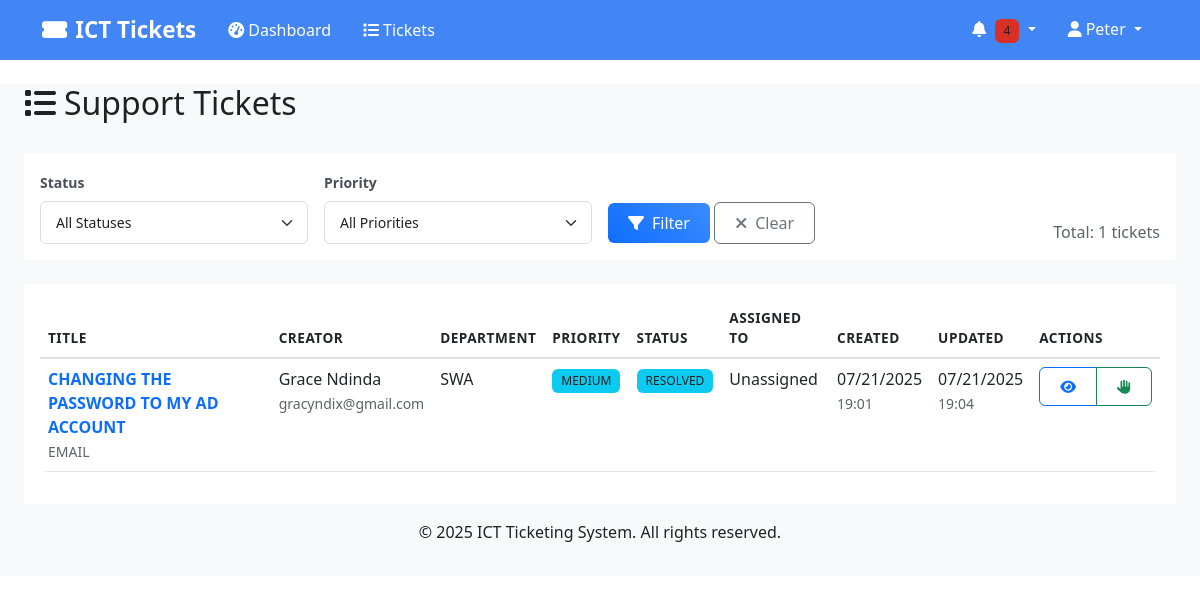
Before: /tickets (signed in) with the older database file.
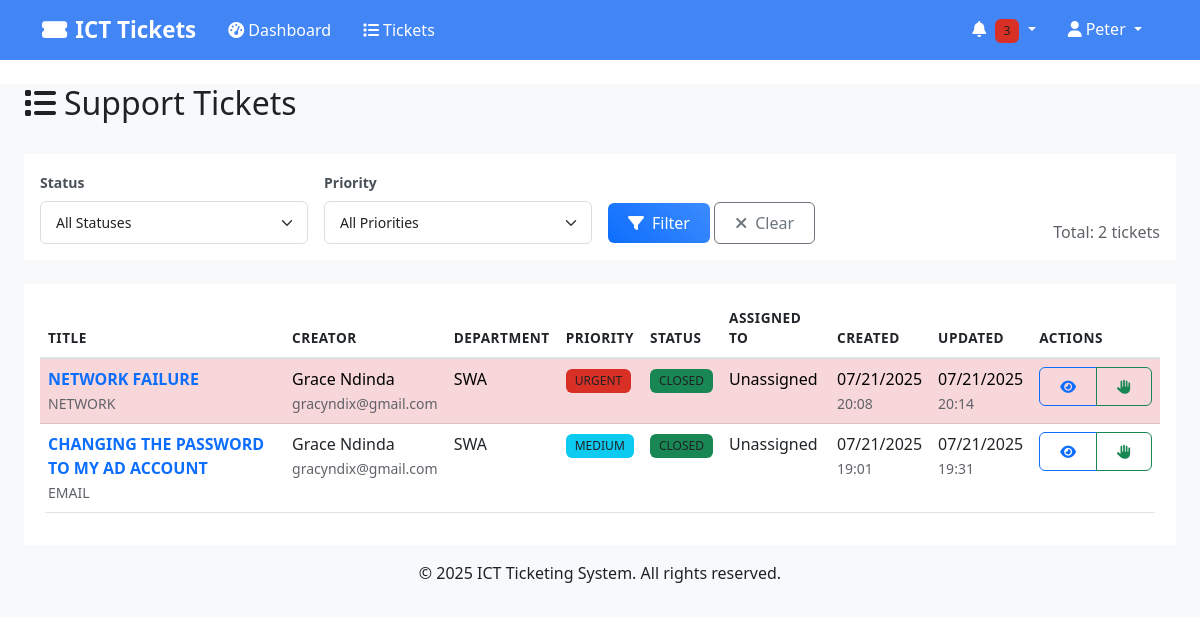
After: the same page with the newer database file.
### models.py (models this page shows, shortened)
class Ticket(db.Model):
    __tablename__ = 'tickets'
    id = db.Column(db.Integer, primary_key=True)
    title = db.Column(db.String(200), nullable=False)
    description = db.Column(db.Text, nullable=False)
    priority = db.Column(db.String(10), nullable=False)  # 'URGENT', 'HIGH', 'MEDIUM', 'LOW'
    status = db.Column(db.String(20), default='OPEN')  # 'OPEN', 'IN_PROGRESS', 'RESOLVED', 'CLOSED'
    category = db.Column(db.String(50), nullable=True)
    location = db.Column(db.String(100), nullable=True)
    unit = db.Column(db.String(50), nullable=True)  # For SWA departments (USHR, LSHR)
    created_by_id = db.Column(db.Integer, db.ForeignKey('users.id'), nullable=False)
    assigned_to_ids = db.Column(db.Text, nullable=True)  # Store comma-separated IDs for multiple assignments
    created_at = db.Column(db.DateTime, default=datetime.utcnow)
    updated_at = db.Column(db.DateTime, default=datetime.utcnow, onupdate=datetime.utcnow)
    resolved_at = db.Column(db.DateTime, nullable=True)
    closed_at = db.Column(db.DateTime, nullable=True)
    due_date = db.Column(db.DateTime, nullable=True)
    @property
    def assigned_techs(self):
        if not self.assigned_to_ids:
            return []
        ids = [int(id.strip()) for id in self.assigned_to_ids.split(',') if id.strip()]
        return User.query.filter(User.id.in_(ids)).all()
    comments = db.relationship('TicketComment', backref='ticket', cascade='all, delete-orphan')
    notifications = db.relationship('Notification', backref='ticket', cascade='all, delete-orphan')
    @property
    def priority_color(self):
        colors = {
            'URGENT': 'danger',
            'HIGH': 'warning',
            'MEDIUM': 'info',
            'LOW': 'success'
        }
        return colors.get(self.priority, 'secondary')
    @property
    def status_color(self):
        colors = {
            'OPEN': 'primary',
            'IN_PROGRESS': 'warning',
            'RESOLVED': 'info',
            'CLOSED': 'success'
        }
        return colors.get(self.status, 'secondary')

class User(UserMixin, db.Model):
    __tablename__ = 'users'
    id = db.Column(db.Integer, primary_key=True)
    username = db.Column(db.String(80), unique=True, nullable=False)
    email = db.Column(db.String(120), unique=True, nullable=False)
    phone = db.Column(db.String(20), nullable=True)
    password_hash = db.Column(db.String(256), nullable=False)
    first_name = db.Column(db.String(50), nullable=False)
    last_name = db.Column(db.String(50), nullable=False)
    role = db.Column(db.String(20), nullable=False)  # 'user', 'tech', 'admin'
    department_id = db.Column(db.Integer, db.ForeignKey('departments.id'), nullable=True)
    is_active = db.Column(db.Boolean, default=True)
    created_at = db.Column(db.DateTime, default=datetime.utcnow)
    updated_at = db.Column(db.DateTime, default=datetime.utcnow, onupdate=datetime.utcnow)
    department = db.relationship('Department', backref='users')
    created_tickets = db.relationship('Ticket', foreign_keys='Ticket.created_by_id', backref='creator')
    @property
    def full_name(self):
        return f"{self.first_name} {self.last_name}"

class Department(db.Model):
    __tablename__ = 'departments'
    id = db.Column(db.Integer, primary_key=True)
    name = db.Column(db.String(100), unique=True, nullable=False)
    code = db.Column(db.String(10), unique=True, nullable=False)
    description = db.Column(db.Text, nullable=True)
    created_at = db.Column(db.DateTime, default=datetime.utcnow)

### routes.py (the view)
@app.route('/tickets')
@login_required
def list_tickets():
    page = request.args.get('page', 1, type=int)
    status_filter = request.args.get('status', '')
    priority_filter = request.args.get('priority', '')
    query = Ticket.query
    if current_user.role == 'user':
        query = query.filter_by(created_by_id=current_user.id)
    elif current_user.role == 'tech':
        all_tickets = Ticket.query.all()
        filtered_tickets = []
        for ticket in all_tickets:
            is_assigned_to_me = False
            if ticket.assigned_to_ids:
                assigned_ids = [int(id.strip()) for id in ticket.assigned_to_ids.split(',') if id.strip()]
                is_assigned_to_me = current_user.id in assigned_ids
            is_unassigned = ticket.assigned_to_ids is None
            if is_assigned_to_me or is_unassigned:
                filtered_tickets.append(ticket)
        from sqlalchemy import or_
        ticket_ids = [t.id for t in filtered_tickets]
        if ticket_ids:
            query = query.filter(Ticket.id.in_(ticket_ids))
        else:
            query = query.filter(Ticket.id == -1)  # No results
    if status_filter:
        query = query.filter_by(status=status_filter)
    if priority_filter:
        query = query.filter_by(priority=priority_filter)
    tickets = query.order_by(Ticket.created_at.desc()).paginate(
        page=page, per_page=20, error_out=False
    )
    return render_template('ticket_list.html', tickets=tickets)

### app.py (called while the page is built)
@login_manager.user_loader
def load_user(user_id):
    from models import User
    return User.query.get(int(user_id))

### templates/ticket_list.html (shortened to what the changed rows need)
{% extends "base.html" %}
{% block content %}
<div class="container-fluid">
    <div class="row">
        <div class="col-12">
            <div class="d-flex justify-content-between align-items-center mb-4">
                <h2><i class="fas fa-list me-2"></i>Support Tickets</h2>
            </div>
        </div>
    </div>
    <div class="row mb-4">
        <div class="col-12">
            <div class="card">
                <div class="card-body">
                    <form method="GET" class="row g-3 align-items-end">
                        <div class="col-md-3 text-end">
                            <span class="text-muted">
                                Total: {{ tickets.total }} tickets
                            </span>
                        </div>
                    </form>
                </div>
            </div>
        </div>
    </div>
    <div class="row">
        <div class="col-12">
            <div class="card">
                <div class="card-body">
                    {% if tickets.items %}
                    <div class="table-responsive">
                        <table class="table table-hover">
                            <thead>
                                <tr>
                                    <th>Title</th>
                                    <th>Creator</th>
                                    {% if current_user.role in ['tech', 'admin'] %}
                                    <th>Department</th>
                                    {% endif %}
                                    <th>Priority</th>
                                    <th>Status</th>
                                    <th>Assigned To</th>
                                    <th>Created</th>
                                    <th>Updated</th>
                                    <th>Actions</th>
                                </tr>
                            </thead>
                            <tbody>
                                {% for ticket in tickets.items %}
                                <tr class="{% if ticket.priority == 'URGENT' %}table-danger{% endif %}">
                                    <td>
                                        <a href="{{ url_for('view_ticket', ticket_id=ticket.id) }}"
                                           class="text-decoration-none fw-bold">
                                            {{ ticket.title[:50] }}{% if ticket.title|length > 50 %}...{% endif %}
                                        </a>
                                        <br>
                                        <small class="text-muted">{{ ticket.category }}</small>
                                    </td>
                                    <td>
                                        {{ ticket.creator.full_name }}<br>
                                        <small class="text-muted">{{ ticket.creator.email }}</small>
                                    </td>
                                    {% if current_user.role in ['tech', 'admin'] %}
                                    <td>
                                        {% if ticket.creator.department %}
                                        {{ ticket.creator.department.code }}
                                        {% else %}
                                        <span class="text-muted">-</span>
                                        {% endif %}
                                    </td>
                                    {% endif %}
                                    <td>
                                        <span class="badge bg-{{ ticket.priority_color }}">
                                            {{ ticket.priority }}
                                        </span>
                                    </td>
                                    <td>
                                        <span class="badge bg-{{ ticket.status_color }}">
                                            {{ ticket.status.replace('_', ' ') }}
                                        </span>
                                    </td>
                                    <td>
                                {% if ticket.assigned_techs %}
                                    {% for tech in ticket.assigned_techs %}{{ tech.full_name }}{% if not loop.last %}, {% endif %}{% endfor %}
                                {% else %}
                                    Unassigned
                                {% endif %}
                            </td>
                                    <td>
                                        {{ ticket.created_at.strftime('%m/%d/%Y') }}<br>
                                        <small class="text-muted">{{ ticket.created_at.strftime('%H:%M') }}</small>
                                    </td>
                                    <td>
                                        {% if ticket.updated_at != ticket.created_at %}
                                        {{ ticket.updated_at.strftime('%m/%d/%Y') }}<br>
                                        <small class="text-muted">{{ ticket.updated_at.strftime('%H:%M') }}</small>
                                        {% else %}
                                        <span class="text-muted">-</span>
                                        {% endif %}
                                    </td>
                                    <td>
                                        <div class="btn-group" role="group">
                                            <a href="{{ url_for('view_ticket', ticket_id=ticket.id) }}"
                                               class="btn btn-sm btn-outline-primary">
                                                <i class="fas fa-eye"></i>
                                            </a>
                                            {% if current_user.role in ['tech', 'admin'] and not ticket.assigned_to_ids %}
                                            <a href="{{ url_for('take_ticket', ticket_id=ticket.id) }}"
                                               class="btn btn-sm btn-outline-success">
                                                <i class="fas fa-hand-paper"></i>
                                            </a>
                                            {% endif %}
                                        </div>
                                    </td>
                                </tr>
                                {% endfor %}
                            </tbody>
                        </table>
                    </div>
                    {% endif %}
                </div>
            </div>
        </div>
    </div>
</div>
{% endblock %}

### templates/base.html (shortened to what this page needs)
<!DOCTYPE html>
<html lang="en">
<head>
    <link href="https://cdn.jsdelivr.net/npm/bootstrap@5.3.0/dist/css/bootstrap.min.css" rel="stylesheet">
    <link href="https://cdnjs.cloudflare.com/ajax/libs/font-awesome/6.4.0/css/all.min.css" rel="stylesheet">
    <link href="{{ url_for('static', filename='css/style.css') }}" rel="stylesheet">
</head>
<body>
    <nav class="navbar navbar-expand-lg shadow-sm" style="background-color: #4285f4 !important;">
        <div class="container" style="background-color: #4285f4;">
            <a class="navbar-brand" href="{{ url_for('dashboard' if current_user.is_authenticated else 'index') }}" style="color: #ffffff !important; font-weight: 600;">
                <i class="fas fa-ticket-alt me-2"></i>ICT Tickets
            </a>
            {% if current_user.is_authenticated %}
            <div class="collapse navbar-collapse" id="navbarNav">
                <ul class="navbar-nav me-auto">
                    <li class="nav-item">
                        <a class="nav-link" href="{{ url_for('dashboard') }}" style="color: #ffffff !important; font-weight: 500;">
                            <i class="fas fa-tachometer-alt me-1"></i>Dashboard
                        </a>
                    </li>
                    <li class="nav-item">
                        <a class="nav-link" href="{{ url_for('list_tickets') }}" style="color: #ffffff !important; font-weight: 500;">
                            <i class="fas fa-list me-1"></i>Tickets
                        </a>
                    </li>
                </ul>
                <ul class="navbar-nav">
                    <li class="nav-item dropdown">
                        <a class="nav-link dropdown-toggle" href="#" role="button" data-bs-toggle="dropdown" style="color: #ffffff !important; font-weight: 500;">
                            <i class="fas fa-bell me-1"></i>
                            {% set unread_count = 0 %}
                            {% if current_user.notifications is defined and current_user.notifications %}
                                {% set unread_count = current_user.notifications|selectattr('is_read', 'equalto', False)|list|length %}
                            {% endif %}
                            {% if unread_count > 0 %}
                            <span class="badge bg-danger">{{ unread_count }}</span>
                            {% endif %}
                        </a>
                            {% set recent_notifications = [] %}
                            {% if current_user.notifications is defined and current_user.notifications %}
                                {% set recent_notifications = current_user.notifications[:5] %}
                            {% endif %}
                    </li>
                    <li class="nav-item dropdown">
                        <a class="nav-link dropdown-toggle" href="#" role="button" data-bs-toggle="dropdown" style="color: #ffffff !important; font-weight: 500;">
                            <i class="fas fa-user me-1"></i>{{ current_user.first_name }}
                        </a>
                    </li>
                </ul>
            </div>
            {% endif %}
        </div>
    </nav>
    <main class="container-fluid mt-4">
        {% block content %}{% endblock %}
    </main>
    <footer class="bg-light text-center text-muted py-3 mt-5">
        <div class="container">
            <p>&copy; 2025 ICT Ticketing System. All rights reserved.</p>
        </div>
    </footer>
</body>
</html>

Changed rows visible on the page:
added Ticket: title "NETWORK FAILURE", category "NETWORK", creator.full_name "Grace Ndinda", creator.email "gracyndix@gmail.com", creator.department.code "SWA", priority "URGENT", status.replace "CLOSED", shows "Unassigned", created_at "07/21/2025", created_at "20:08", updated_at "07/21/2025", updated_at "20:14"
changed Ticket "CHANGING THE PASSWORD TO MY AD ACCOUNT": status "RESOLVED" → "CLOSED" (drawn); status.replace "RESOLVED" → "CLOSED"; updated_at "19:04" → "19:31"
Other visible differences:
{{ unread_count }}: "4" → "3"
{{ tickets.total }}: "1" → "2"
